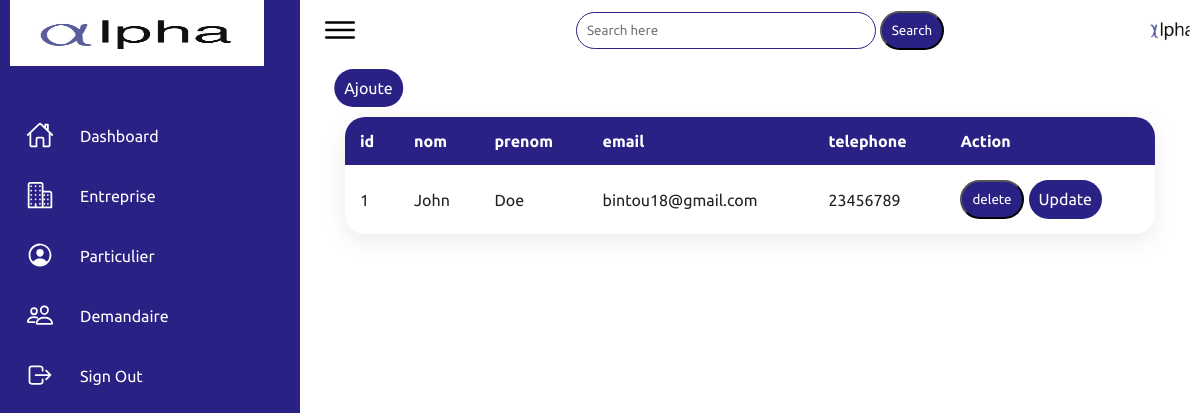
The page /admis_particulier.php (signed in) on the database its author committed.
### tables this page shows
CREATE TABLE IF NOT EXISTS `particulier` (
  `id_particulier` int NOT NULL AUTO_INCREMENT,
  `nom` varchar(100) DEFAULT NULL,
  `prenom` varchar(100) DEFAULT NULL,
  `email` varchar(200) DEFAULT NULL,
  `tel` int DEFAULT NULL,
  `password` text,
  PRIMARY KEY (`id_particulier`)
);

### admis_particulier.php (the view, shortened to what this page needs)
<?php
include("connection.php");
$bool = false;
$select_particulier = "SELECT * FROM particulier";
$squery = mysqli_query($con, $select_particulier);
?>
<!DOCTYPE html>
<html lang="en">
<head>
    <link rel="stylesheet" href="admis_home.css">
</head>
<body>
    <div class="container">
        <div class="navigation">
        <ul>
                <li>
                    <a href="home.php">
                        <img src="logo.jpg" alt="Logo" style="width: 254px;height: 66px;">
                    </a>
                </li>
                <li>
                    <a href="admis_home.php">
                        <span class="icon">
                            <ion-icon name="home-outline"></ion-icon>
                        </span>
                        <span class="title">Dashboard</span>
                    </a>
                </li>
                <li>
                    <a href="admis_entreprise.php">
                        <span class="icon">
                        <ion-icon name="business-outline"></ion-icon>
                        </span>
                        <span class="title">Entreprise</span>
                    </a>
                </li>
                <li>
                    <a href="admis_particulier.php">
                        <span class="icon">
                        <ion-icon name="person-circle-outline"></ion-icon>                        </span>
                        <span class="title">Particulier</span>
                    </a>
                </li>
                <li>
                    <a href="admis_demandeur.php">
                        <span class="icon">
                            <ion-icon name="people-outline"></ion-icon>
                        </span>
                        <span class="title">Demandaire</span>
                    </a>
                </li>
                <li>
                    <a href="login.php">
                        <span class="icon">
                            <ion-icon name="log-out-outline"></ion-icon>
                        </span>
                        <span class="title">Sign Out</span>
                    </a>
                </li>
            </ul>
        </div>
        <div class="main">
            <div class="topbar">
                <div class="toggle">
                    <ion-icon name="menu-outline"></ion-icon>
                </div>
                <div class="search">
                    <form method="post">
                        <input type="text" placeholder="Search here" name="search" class="se" style="border: 1px solid #2a2185;padding: 10px;width: 300px;border-radius: 20px;">
                        <button type="submit" name="btn_search" style="text-decoration: none;color: white;background-color: #2a2185;padding: 10px;border-radius: 30px;cursor: pointer;">Search</button>
                    </form>
                </div>
                <div class="user">
                    <img src="logo.jpg" alt="Admin">
                </div>
            </div>
            <div class="ajoute" style="transform:translate(50%);margin-top:19px;display:inline-block;">
                    <a href="admis_ajoute_particulier.php" style="text-decoration: none;color: white;background-color: #2a2185;padding: 10px;border-radius: 30px;">Ajoute</a>
                </div>
            <div class="card-body">
                <div class="table-responsive">
                    <table style="width: 90%;">
                        <thead>
                            <th>id</th>
                            <th>nom</th>
                            <th>prenom</th>
                            <th>email</th>
                            <th>telephone</th>
                            <th>Action</th>
                        </thead>
                        <tbody>
                            <?php
                            if ($bool) {
                                while ($row_search = mysqli_fetch_assoc($search_result)) {
                            ?>
                                    <tr>
                                        <td><?php echo $row_search['id_particulier']; ?></td>
                                        <td><?php echo $row_search['nom']; ?></td>
                                        <td><?php echo $row_search['prenom']; ?></td>
                                        <td><?php echo $row_search['email']; ?></td>
                                        <td><?php echo $row_search['tel']; ?></td>
                                        <td class="td" >
                                            <form method="post" style="display:flex;" >
                                                <input type="hidden" name="id_particulier" value="<?php echo $row_search['id_particulier']; ?>">
                                                <input class="submit" type="submit" value="delete" name="delete"style="text-decoration: none;color: white;background-color: #2a2185;padding: 10px;border-radius: 30px; cursor: pointer; margin-right:5px;">
                                                <a href="admis_modifie_particulier.php?id=<?php echo $row_search['id_particulier']?>"style="text-decoration: none;color: white;background-color: #2a2185;padding: 10px;border-radius: 30px;">Update</a>
                                            </form>
                                        </td>
                                    </tr>
                                <?php
                                }
                            } else {
                                while ($row_search = mysqli_fetch_assoc($squery)) {
                                ?>
                                    <tr>
                                    <td><?php echo $row_search['id_particulier']; ?></td>
                                        <td><?php echo $row_search['nom']; ?></td>
                                        <td><?php echo $row_search['prenom']; ?></td>
                                        <td><?php echo $row_search['email']; ?></td>
                                        <td><?php echo $row_search['tel']; ?></td>
                                        <td class="td" >
                                            <form method="post" style="display:flex;">
                                                <input class="submit" type="submit" value="delete" name="delete"style="text-decoration: none;color: white;background-color: #2a2185;padding: 10px;border-radius: 30px; cursor: pointer; margin-right:5px;">
                                                <a href="admis_modifie_particulier.php?id=<?php echo $row_search['id_particulier']?>"style="text-decoration: none;color: white;background-color: #2a2185;padding: 10px;border-radius: 30px;">Update</a>
                                            </form>
                                        </td>
                                    </tr>
                            <?php
                                }
                            }
                            ?>
                        </tbody>
                    </table>
                </div>
            </div>
        </div>
    </div>
</body>
</html>

### admis_home.css (style rules this page uses)
* { font-family: "Ubuntu", sans-serif; margin: 0; padding: 0; box-sizing: border-box; }
:root { --blue: #2a2185; --white: #fff; --gray: #f5f5f5; --black1: #222; --black2: #999; }
body { min-height: 100vh; overflow-x: hidden; }
.container { position: relative; width: 100%; }
.navigation { position: fixed; width: 300px; height: 100%; background: var(--blue); border-left: 10px solid var(--blue); transition: 0.5s; overflow: hidden; }
.navigation ul { position: absolute; top: 0; left: 0; width: 100%; }
.navigation ul li { position: relative; width: 100%; list-style: none; border-top-left-radius: 30px; border-bottom-left-radius: 30px; }
.navigation ul li:nth-child(1) { margin-bottom: 40px; pointer-events: none; }
.navigation ul li a { position: relative; display: block; width: 100%; display: flex; text-decoration: none; color: var(--white); }
.navigation ul li a .icon { position: relative; display: block; min-width: 60px; height: 60px; line-height: 75px; text-align: center; }
.navigation ul li a .icon ion-icon { font-size: 1.75rem; }
.navigation ul li a .title { position: relative; display: block; padding: 0 10px; height: 60px; line-height: 60px; text-align: start; white-space: nowrap; }
.main { position: absolute; width: calc(100% - 300px); left: 300px; min-height: 100vh; background: var(--white); transition: 0.5s; }
.topbar { width: 100%; height: 60px; display: flex; justify-content: space-between; align-items: center; padding: 0 10px; }
.toggle { position: relative; width: 60px; height: 60px; display: flex; justify-content: center; align-items: center; font-size: 2.5rem; cursor: pointer; }
.user { position: relative; width: 40px; height: 40px; border-radius: 50%; overflow: hidden; cursor: pointer; }
.user img { position: absolute; top: 0; left: 0; width: 100%; height: 100%; object-fit: cover; }
.table-responsive { margin-top: 20px; }
table { width: 90%; border-collapse: collapse; border-radius: 20px; overflow: hidden; box-shadow: 0 7px 25px rgba(0, 0, 0, 0.08); margin-left:5%; margin-right: 10%; }
th, td { padding: 15px; text-align: left; border:0px solid #000; }
th { background-color: var(--blue); color: var(--white); font-weight: 600; }
td { font-size: 16px; color: var(--black1); }
td a { text-decoration: none; color: var(--blue); }
.ajoute { transform: translate(50%,20%); }
a,button,input { cursor: pointer; }

### rows shown on the page
particulier: id_particulier "1", nom "John", prenom "Doe", email "bintou18@gmail.com", tel "23456789"
